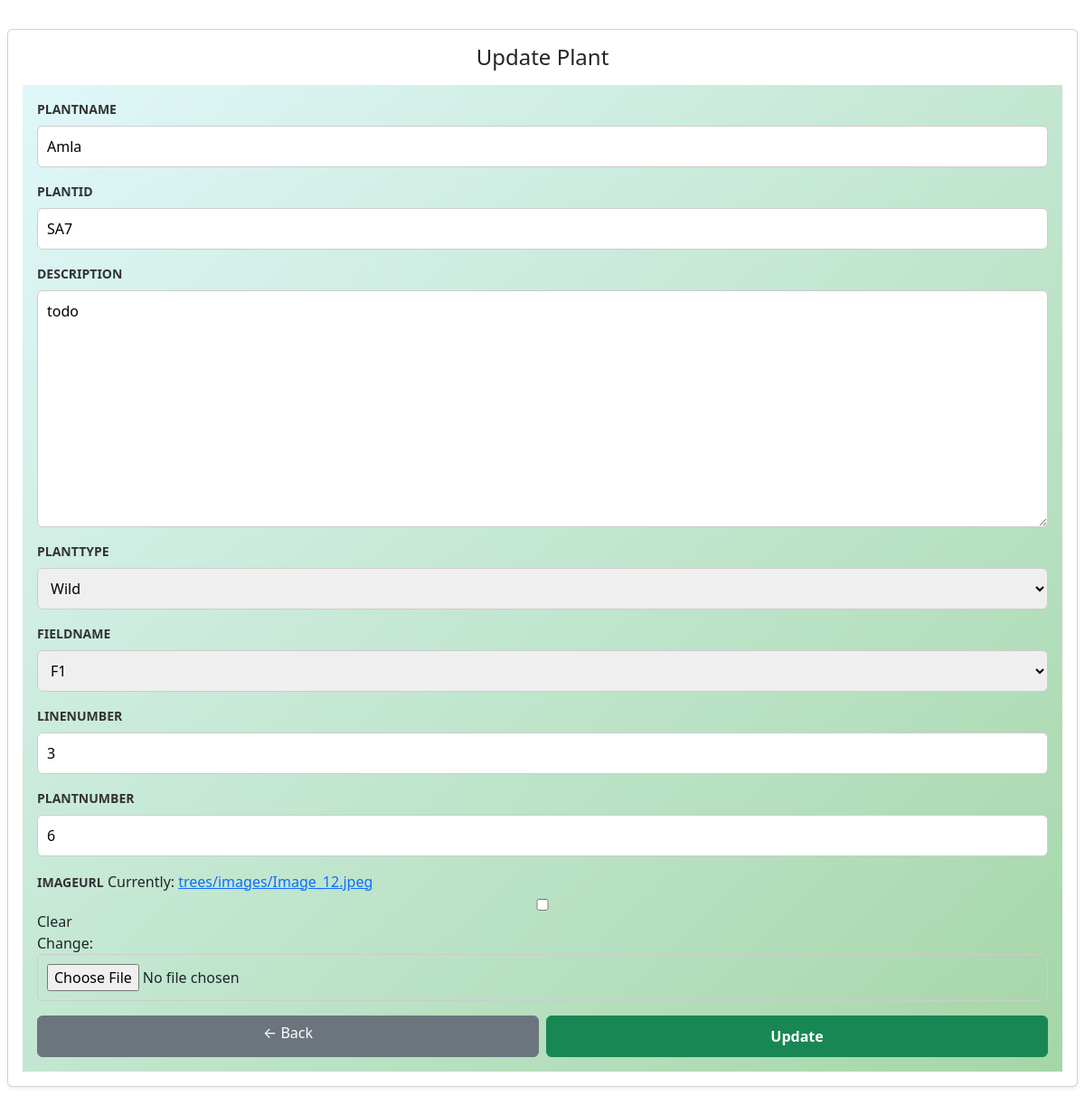
The app's page /dashboard/trees/7/update/ with its own data.
### trees/models.py (models this page shows, shortened)
class Tree(models.Model):
    PLANT_TYPE_CHOICES = [
        ('Wild', 'Wild'),
        ('Medicinal', 'Medicinal'),
        ('Fruit', 'Fruit'),
    ]
    FIELD_TYPE_CHOICES = [
        ('F1', 'F1'),
        ('F2', 'F2'),
        ('F3', 'F3'),
    ]
    plantName = models.CharField(max_length=100, default='NA')  # required
    plantId = models.CharField(max_length=20, unique=True)  # required
    description = models.TextField(max_length=400, null=True, blank=True)  # optional
    plantType = models.CharField(max_length=20, choices=PLANT_TYPE_CHOICES, default='Other')  # dropdown, optional
    fieldName = models.CharField(max_length=20, choices=FIELD_TYPE_CHOICES, default='F1')  # required
    lineNumber = models.CharField(max_length=20, default='1')  # required
    plantNumber = models.CharField(max_length=20, default='1')  # required
    imageUrl = models.ImageField(upload_to='trees/images/', null=True, blank=True)  # required

### trees/views.py (the view)
# urls.py: path('dashboard/trees/<int:pk>/update/', views.tree_update, name='tree_update'),
def tree_update(request, pk):
    tree = get_object_or_404(Tree, pk=pk)
    old_image = tree.imageUrl
    if request.method == 'POST':
        form = TreeForm(request.POST, request.FILES, instance=tree)
        clear_image = request.POST.get('imageUrl-clear', False)
        new_image = request.FILES.get('imageUrl', None)
        if form.is_valid():
            if new_image:
                if old_image and hasattr(old_image, 'path') and os.path.isfile(old_image.path):
                    os.remove(old_image.path)
            elif clear_image and old_image:
                if hasattr(old_image, 'path') and os.path.isfile(old_image.path):
                    os.remove(old_image.path)
                tree.imageUrl = None  # Clear the field manually
            form.save()
            return redirect('tree_admin_list')
    else:
        form = TreeForm(instance=tree)
    return render(request, 'trees/tree_form.html', {'form': form, 'action': 'Update'})

### trees/forms.py
class TreeForm(forms.ModelForm):
    class Meta:
        model = Tree
        fields = '__all__'

### trees/context_processors.py (called while the page is built)
def base_image_url(request):
    return {
        'BASE_IMAGE_URL': settings.BASE_IMAGE_URL
    }

### trees/templates/trees/tree_form.html (shortened to what this page needs)
{% load static %}
<link rel="stylesheet" href="https://cdn.jsdelivr.net/npm/bootstrap@5.3.3/dist/css/bootstrap.min.css">
<link rel="stylesheet" href="{% static 'trees/css/form.css' %}">
<div class="p-2 my-4">
    <div class="card shadow-sm">
        <div class="card-body">
            <h4 class="mb-3 text-center">{{ action }} Plant</h4>
            <form method="post" enctype="multipart/form-data" class="tree-form">
                {% for field in form %}
                    <div class="mb-3">
                        <label class="form-label fw-semibold text-uppercase small">{{ field.label }}</label>
                        {{ field}}
                    </div>
                {% endfor %}
                <div class="d-flex gap-2">
                    <a href="{% url 'home' %}" class="btn btn-secondary w-50">← Back</a>
                    <button type="submit" class="btn btn-success w-50">{{ action }}</button>
                </div>
            </form>
        </div>
    </div>
</div>

### trees/static/trees/css/form.css (style rules this page uses)
.tree-form { background: linear-gradient(to bottom right, #e0f7fa, #a5d6a7); min-height: 100vh; margin: 0; padding: 0; }
.tree-form { padding: 1rem; }
.tree-form .form-label { font-weight: 500; color: #333; }
.tree-form input, .tree-form select, .tree-form textarea { border-radius: 6px; border: 1px solid #ccc; padding: 10px; width: 100%; }
.tree-form button { font-weight: bold; padding: 10px; border-radius: 6px; }

### records on screen
Tree: form "Amla" "SA7" "todo" "Wild" "F1" "3" "6"

### other values on screen
{{ action }} "Update"
{{ field.label }} "PLANTNAME" "PLANTID" "DESCRIPTION" "PLANTTYPE" "FIELDNAME" "LINENUMBER" "PLANTNUMBER" "IMAGEURL"
